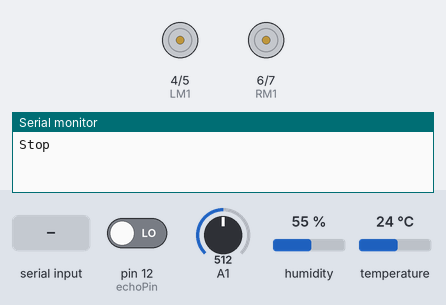
The sketch below on a simulated Arduino Uno, built with avr-gcc and run on an emulated ATmega328P. On the bench: motor-driver pin pairs drawn as motors (green arrow = first pin HIGH = forward, orange = second pin HIGH = backward, longer = more drive), the last lines printed to the serial monitor. The inputs (shaded band) are chosen by the test bench; at power-on: pin 12 (echoPin) LOW, A1 = 512, humidity 55 %, temperature 24 °C.

Above: at 1.2 s.
1.3 s: "1" received over the second serial link
At 3.0 s:
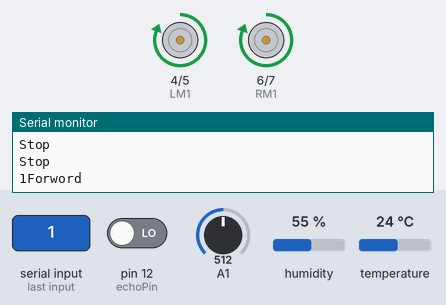
4.7 s: "2" received over the second serial link
At 5.7 s:
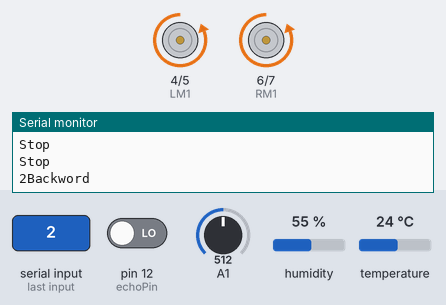
7.9 s: "3" received over the second serial link
At 9.2 s:
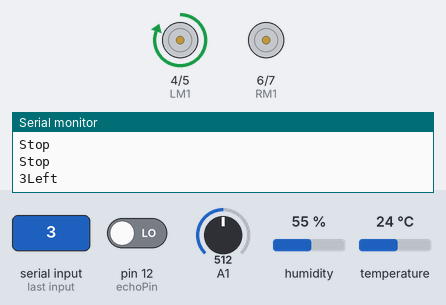
11.1 s: "4" received over the second serial link
At 12.7 s:
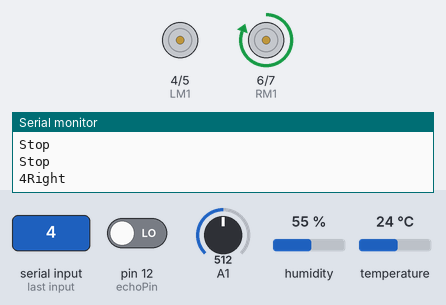
Timing chart, 0 to 14.4 s (numbered marks = the images above; inputs shaded):
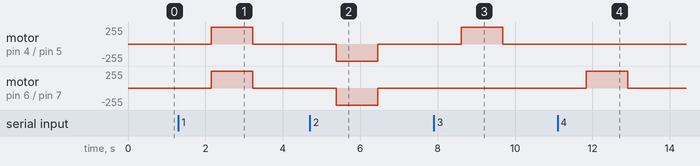

The sketch:

Code.ino
```cpp
#include <SoftwareSerial.h>
#include <SimpleDHT.h>
SoftwareSerial Bluetooth(10, 9);    //  Tx , Rx
SimpleDHT11 dht11;

int pinDHT11 = A2;
int LDR_data;
long duration, distance;
int IR_data;
int trigPin = 11;
int echoPin = 12;

#define LM1 4
#define LM2 5
#define RM1 6
#define RM2 7

void Forward()
{
  digitalWrite(LM1, HIGH);
  digitalWrite(LM2, LOW);
  digitalWrite(RM1, HIGH);
  digitalWrite(RM2, LOW);
  Serial.println("Forword");
}
void Backward()
{
  digitalWrite(LM1, LOW);
  digitalWrite(LM2, HIGH);
  digitalWrite(RM1, LOW);
  digitalWrite(RM2, HIGH);
  Serial.println("Backword");
}
void Right()
{
  digitalWrite(LM1, LOW);
  digitalWrite(LM2, LOW);
  digitalWrite(RM1, HIGH);
  digitalWrite(RM2, LOW);
  Serial.println("Right");
}
void Left()
{
  digitalWrite(LM1, HIGH);
  digitalWrite(LM2, LOW);
  digitalWrite(RM1, LOW);
  digitalWrite(RM2, LOW);
  Serial.println("Left");
}
void Stop()
{
  digitalWrite(LM1, LOW);
  digitalWrite(LM2, LOW);
  digitalWrite(RM1, LOW);
  digitalWrite(RM2, LOW);
  Serial.println("Stop");
}
char data;
void setup()
{
  Serial.begin(9600);
  Bluetooth.begin(9600);

  pinMode(LM1, OUTPUT);
  pinMode(LM2, OUTPUT);
  pinMode(RM1, OUTPUT);
  pinMode(RM2, OUTPUT);
  pinMode(A1, INPUT);
  pinMode(trigPin, OUTPUT);
  pinMode(echoPin, INPUT);
  pinMode(pinDHT11, INPUT);

}

void loop()
{
  if (Bluetooth.available() > 0)
  {
    data = Bluetooth.read();
    Serial.print(data);

    if (data == '1')
    {
      Forward();
    }
    else if (data == '2')
    {
      Backward();
    }
    else if (data == '3')
    {
      Left();
    }
    else if (data == '4')
    {
      Right();
    }
    else if (data == '5')
    {
      Stop();
    }
  }

  LDR_data = analogRead(A1);


  digitalWrite(trigPin, LOW);
  delayMicroseconds(2);
  digitalWrite(trigPin, HIGH);
  delayMicroseconds(10);
  duration = pulseIn(echoPin, HIGH);
  distance = duration / 58.2;

  byte temperature = 0;
  byte humidity = 0;
  if (dht11.read(pinDHT11, &temperature, &humidity, NULL))
  {
    delay(100);
    return;
  }

  Bluetooth.print("Temp (C): ");
  if ((int)temperature > 0)
  {
    Bluetooth.print((short int)temperature);
  }
  else {
    Bluetooth.print(" ");
  }

  Bluetooth.print("|");
  Bluetooth.print("humidity (%) : ");
  if ((int)humidity > 0)
  {
    Bluetooth.print((short int)humidity);
  }
  else {
    Bluetooth.print(" ");
  }

  Bluetooth.print("|");
  if (distance < 31)
  {
    Bluetooth.print("Obstacle Detected !");
    Stop();
  }
  else {
    Bluetooth.print(" ");
  }


  if (LDR_data > 200) {
    digitalWrite(13, HIGH);
  }
  else {
    digitalWrite(13, LOW);
  }


}
```

Measured:
- after the input at 1.3 s, motor on pin 4 (LM1) / pin 5 (LM2), motor on pin 6 (RM1) / pin 7 (RM2): stopped → forward 255/255 after 0.85 s, → stopped 1.1 s later
- after the input at 4.7 s, motor on pin 4 (LM1) / pin 5 (LM2), motor on pin 6 (RM1) / pin 7 (RM2): stopped → backward 255/255 after 0.68 s, → stopped 1.1 s later
- after the input at 7.9 s, motor on pin 4 (LM1) / pin 5 (LM2): stopped → forward 255/255 after 0.71 s, → stopped 1.1 s later
- after the input at 11.1 s, motor on pin 6 (RM1) / pin 7 (RM2): stopped → forward 255/255 after 0.74 s, → stopped 1.1 s later
